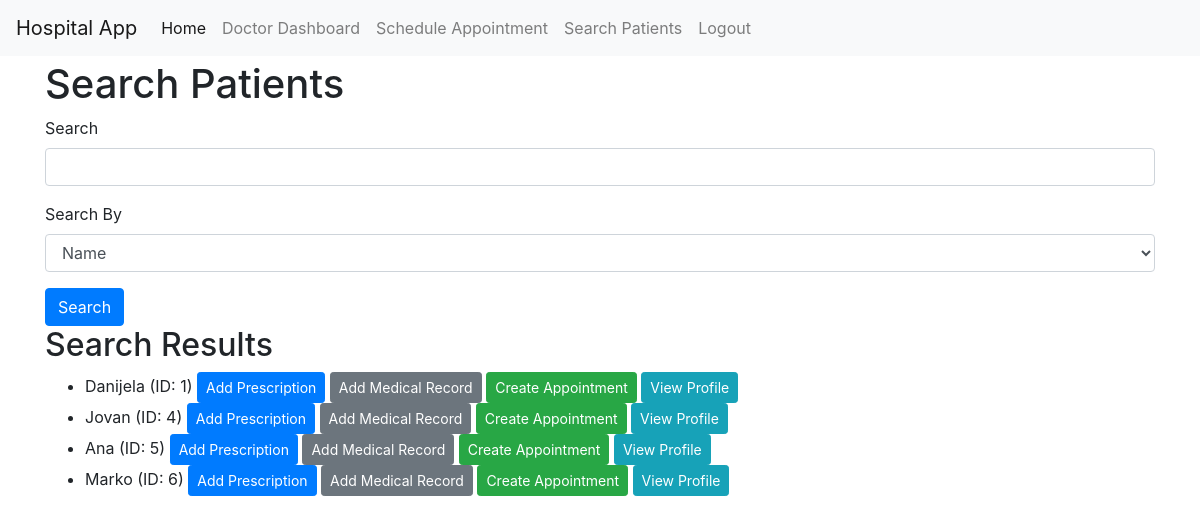
/doctor/search_patients (signed in), run on the app's committed database.
### models.py (models this page shows, shortened)
class User(UserMixin, db.Model):
    __tablename__ = 'user'
    id = db.Column(db.Integer, primary_key=True)
    email = db.Column(db.String(120), index=True, unique=True, nullable=False)
    password_hash = db.Column(db.String(128), nullable=False)
    role = db.Column(db.String(20), default='patient', nullable=False)  # role: admin, doctor, patient
    appointments = db.relationship('Appointment', backref='doctor', lazy=True, foreign_keys='Appointment.doctor_id')  # Specify foreign key
    medical_records = db.relationship('MedicalRecord', backref='patient', lazy=True)
    name = db.Column(db.String(64), index=True)
    specialization = db.Column(db.String(100), nullable=True)
    position = db.Column(db.String(100), nullable=True)  # Staff

### app.py (the view, shortened to what this page needs)
@app.route('/doctor/search_patients', methods=['GET', 'POST'])
@login_required
def search_patients():
    if current_user.role != 'doctor':
        return "You are not authorized to access this page."
    form = DoctorSearchForm()
    patients = User.query.filter_by(role='patient').all()  # Default to all patients
    return render_template('doctor/search_patients.html', form=form, patients=patients)

### forms.py
class DoctorSearchForm(FlaskForm):
    search_term = StringField('Search', validators=[Optional()])
    search_by = SelectField('Search By', choices=[('name', 'Name'), ('id', 'ID'), ('diagnosis', 'Diagnosis')], validators=[DataRequired()])
    submit = SubmitField('Search')

### app.py (called while the page is built)
@login_manager.user_loader
def load_user(user_id):
    return db.session.get(User, int(user_id))

### templates/doctor/search_patients.html (shortened to what this page needs)
{% extends 'base.html' %} {% block content %}
<h1>Search Patients</h1>
<form method="POST">
	<div class="form-group">
		{{ form.search_term.label }} {{ form.search_term(class="form-control")
		}}
	</div>
	<div class="form-group">
		{{ form.search_by.label }} {{ form.search_by(class="form-control") }}
	</div>
	{{ form.submit(class="btn btn-primary") }}
</form>
<h2>Search Results</h2>
<ul>
	{% for patient in patients %}
	<li>
		{{ patient.name }} (ID: {{ patient.id }})
		<a
			href="{{ url_for('issue_prescription', patient_id=patient.id) }}"
			class="btn btn-sm btn-primary"
			>Add Prescription</a
		>
		<a
			href="{{ url_for('add_medical_record', appointment_id=0) }}"
			class="btn btn-sm btn-secondary"
			>Add Medical Record</a
		>
		<a
			href="{{ url_for('schedule_appointment', patient_id=patient.id) }}"
			class="btn btn-sm btn-success"
			>Create Appointment</a
		>
		<a
			href="{{ url_for('patient_profile', patient_id=patient.id) }}"
			class="btn btn-sm btn-info"
			>View Profile</a
		>
	</li>
	{% else %}
	<li>No patients found.</li>
	{% endfor %}
</ul>
{% endblock %}

### templates/base.html (style rules this page uses)
body { padding-top: 60px; }

### data on the page
User: name "Danijela", id "1"
User: name "Jovan", id "4"
User: name "Ana", id "5"
User: name "Marko", id "6"
